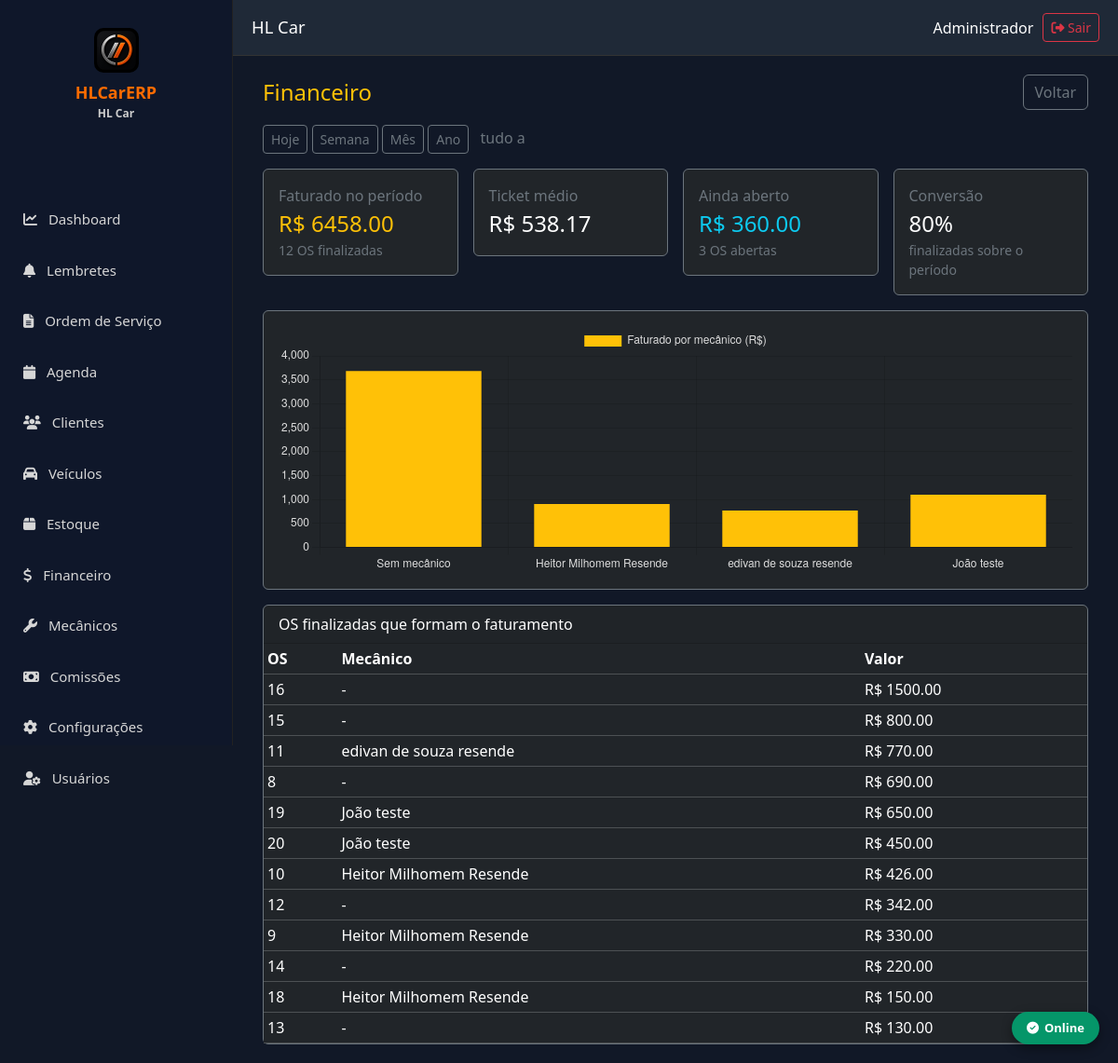
/dashboard/financeiro (signed in), run on an earlier commit of the app's database.
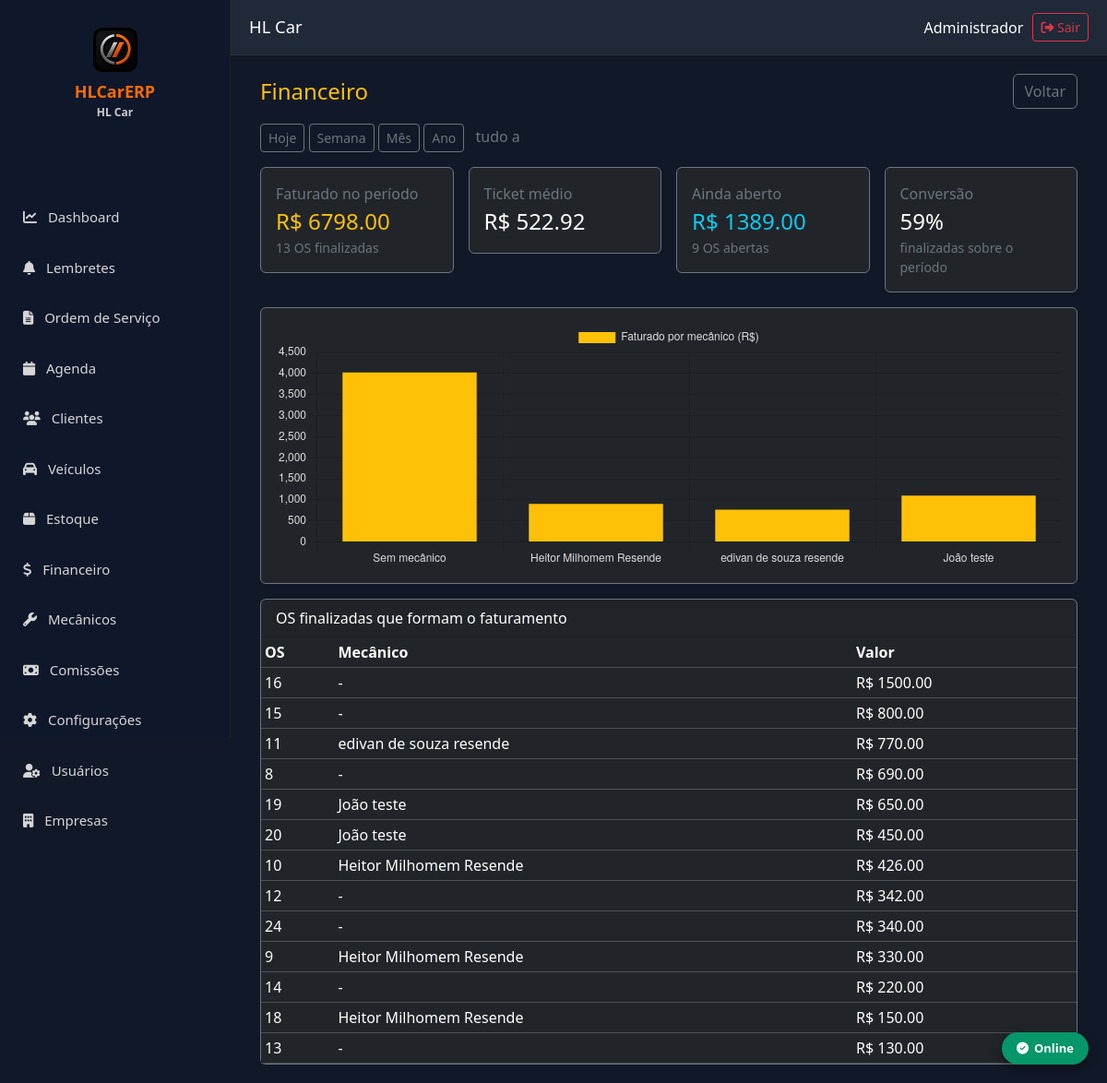
And on a later commit of the database.
### models.py (models this page shows)
class OrdemServico(db.Model):
    __tablename__ = "ordens_servico"
    id = db.Column(db.Integer, primary_key=True)
    empresa_id = db.Column(db.Integer, db.ForeignKey("empresas.id"), nullable=False, index=True)
    numero = db.Column(db.Integer, nullable=False)
    cliente_id = db.Column(db.Integer, db.ForeignKey("clientes.id"), nullable=False)
    veiculo_id = db.Column(db.Integer, db.ForeignKey("veiculos.id"))
    status = db.Column(db.String(20), default="ABERTA")
    prioridade = db.Column(db.String(20), default="NORMAL")
    data_abertura = db.Column(db.DateTime, default=datetime.utcnow)
    data_inicio = db.Column(db.DateTime)
    data_finalizacao = db.Column(db.DateTime)
    km = db.Column(db.Integer)
    consultor = db.Column(db.String(120))
    mecanico = db.Column(db.String(120))
    mecanico_id = db.Column(db.Integer, db.ForeignKey("mecanicos.id"))
    mecanico = db.relationship("Mecanico")
    os_origem_id = db.Column(db.Integer, db.ForeignKey("ordens_servico.id"))
    is_retrabalho = db.Column(db.Boolean, default=False)
    defeito_relatado = db.Column(db.Text)
    diagnostico = db.Column(db.Text)
    servico_executado = db.Column(db.Text)
    observacoes = db.Column(db.Text)
    valor_servicos = db.Column(Numeric(18, 2), default=0)
    valor_produtos = db.Column(Numeric(18, 2), default=0)
    desconto = db.Column(Numeric(18, 2), default=0)
    acrescimo = db.Column(Numeric(18, 2), default=0)
    valor_total = db.Column(Numeric(18, 2), default=0)
    criado_em = db.Column(db.DateTime, default=datetime.utcnow)
    alterado_em = db.Column(db.DateTime, default=datetime.utcnow, onupdate=datetime.utcnow)
    empresa = db.relationship("Empresa")
    cliente = db.relationship("Cliente")
    veiculo = db.relationship("Veiculo")
    mecanico_ref = db.relationship("Mecanico", foreign_keys=[mecanico_id])
    os_origem = db.relationship("OrdemServico", remote_side=[id], foreign_keys=[os_origem_id])
    itens = db.relationship("ItemOrdemServico", back_populates="ordem_servico", cascade="all, delete-orphan")
    __table_args__ = (
        UniqueConstraint("empresa_id", "numero", name="uk_os_empresa"),
    )

class Mecanico(db.Model):
    __tablename__ = "mecanicos"
    id = db.Column(db.Integer, primary_key=True)
    empresa_id = db.Column(db.Integer, db.ForeignKey("empresas.id"), nullable=False, default=1)
    nome = db.Column(db.String(120), nullable=False)
    telefone = db.Column(db.String(20))
    whatsapp = db.Column(db.String(20))
    ativo = db.Column(db.Boolean, default=True)
    tipo = db.Column(db.String(20), default="FUNCIONARIO")
    forma_pagamento = db.Column(db.String(30), default="comissao")
    salario = db.Column(db.Float, default=0)
    percentual_comissao = db.Column(db.Float, default=20)
    tipo_remuneracao = db.Column(db.String(20), default="COMISSAO")
    hora_entrada = db.Column(db.Integer, default=9)
    hora_saida = db.Column(db.Integer, default=18)
    almoco_inicio = db.Column(db.Integer, default=12)
    almoco_fim = db.Column(db.Integer, default=14)
    observacoes = db.Column(db.Text)
    criado_em = db.Column(db.DateTime, default=datetime.utcnow)

### app.py (the view)
@app.route("/dashboard/financeiro")
@login_required
def dashboard_financeiro():
    eid = empresa_atual()
    if not eid:
        return redirect("/login")
    if session.get("usuario_perfil") == "MECANICO":
        return redirect("/ordens")
    periodo = request.args.get("periodo") or "todos"
    hoje = date.today()
    ini = fim = None
    if periodo == "hoje":
        ini = fim = hoje
    elif periodo == "semana":
        ini = hoje - timedelta(days=hoje.weekday())
        fim = hoje
    elif periodo == "mes":
        ini = hoje.replace(day=1)
        fim = hoje
    elif periodo == "ano":
        ini = date(hoje.year, 1, 1)
        fim = hoje
    def data_os(o):
        for campo in ("data_finalizacao", "data_fechamento", "data_abertura", "data", "criado_em"):
            valor = getattr(o, campo, None)
            if valor:
                return valor.date() if hasattr(valor, "date") else valor
        return None
    def valor_os(o):
        return float(getattr(o, "valor_total", 0) or getattr(o, "total", 0) or getattr(o, "valor", 0) or 0)
    ordens = OrdemServico.query.filter_by(empresa_id=eid).all()
    if ini and fim:
        do_periodo = [o for o in ordens if data_os(o) and ini <= data_os(o) <= fim]
    else:
        do_periodo = ordens
    finalizadas = [o for o in do_periodo if o.status == "FINALIZADA"]
    abertas = [o for o in do_periodo if o.status == "ABERTA"]
    faturamento = sum(valor_os(o) for o in finalizadas)
    ticket = faturamento / len(finalizadas) if finalizadas else 0
    por_mec = {}
    for o in finalizadas:
        nome = o.mecanico_ref.nome if getattr(o, "mecanico_ref", None) else "Sem mecânico"
        por_mec[nome] = por_mec.get(nome, 0) + valor_os(o)
    return render_template(
        "dashboard_financeiro.html",
        periodo=periodo,
        ini=ini.strftime("%d/%m/%Y") if ini else "tudo",
        fim=fim.strftime("%d/%m/%Y") if fim else "",
        faturamento=faturamento,
        ticket=ticket,
        qtd_abertas=len(abertas),
        qtd_finalizadas=len(finalizadas),
        aberto_valor=sum(valor_os(o) for o in abertas),
        nomes=list(por_mec.keys()),
        valores=list(por_mec.values()),
        ordens=sorted(finalizadas, key=valor_os, reverse=True)[:20],
        valor_os=valor_os,
    )

### app.py (called while the page is built)
def empresa_atual():
    eid = session.get("empresa_id")
    if not eid:
        session.clear()
        return None
    return eid

@app.context_processor
def inject_empresa():
    import os
    eid = session.get("empresa_id")
    emp = Empresa.query.get(eid) if eid else None
    nome = "HLCarERP"
    logo_url = None
    if emp:
        nome = emp.nome_fantasia or emp.razao_social or "HLCarERP"
    if eid:
        pasta = os.path.join(app.root_path, "static", "uploads", "logos")
        for ext in ("png", "jpg", "jpeg", "webp"):
            caminho = os.path.join(pasta, f"{eid}.{ext}")
            if os.path.isfile(caminho):
                logo_url = url_for("static", filename=f"uploads/logos/{eid}.{ext}")
                break
    return {"empresa_nome": nome, "empresa_logo": logo_url, "empresa": emp}

### templates/dashboard_financeiro.html (shortened to what this page needs)
{% extends "base.html" %}
{% block conteudo %}
<div class="container-fluid">
    <div class="d-flex justify-content-between align-items-center mb-3">
        <h4 class="text-warning mb-0">Financeiro</h4>
        <a href="/" class="btn btn-outline-secondary">Voltar</a>
    </div>
    <div class="mb-3">
        <a href="/dashboard/financeiro?periodo=hoje" class="btn btn-sm {{ 'btn-warning' if periodo == 'hoje' else 'btn-outline-secondary' }}">Hoje</a>
        <a href="/dashboard/financeiro?periodo=semana" class="btn btn-sm {{ 'btn-warning' if periodo == 'semana' else 'btn-outline-secondary' }}">Semana</a>
        <a href="/dashboard/financeiro?periodo=mes" class="btn btn-sm {{ 'btn-warning' if periodo == 'mes' else 'btn-outline-secondary' }}">Mês</a>
        <a href="/dashboard/financeiro?periodo=ano" class="btn btn-sm {{ 'btn-warning' if periodo == 'ano' else 'btn-outline-secondary' }}">Ano</a>
        <span class="text-secondary ms-2">{{ ini }} a {{ fim }}</span>
    </div>
    <div class="row g-3 mb-3">
        <div class="col-md-3">
            <div class="card bg-dark border-secondary p-3">
                <div class="text-secondary">Faturado no período</div>
                <div class="fs-4 text-warning">R$ {{ "%.2f"|format(faturamento) }}</div>
                <div class="small text-secondary">{{ qtd_finalizadas }} OS finalizadas</div>
            </div>
        </div>
        <div class="col-md-3">
            <div class="card bg-dark border-secondary p-3">
                <div class="text-secondary">Ticket médio</div>
                <div class="fs-4 text-white">R$ {{ "%.2f"|format(ticket) }}</div>
            </div>
        </div>
        <div class="col-md-3">
            <div class="card bg-dark border-secondary p-3">
                <div class="text-secondary">Ainda aberto</div>
                <div class="fs-4 text-info">R$ {{ "%.2f"|format(aberto_valor) }}</div>
                <div class="small text-secondary">{{ qtd_abertas }} OS abertas</div>
            </div>
        </div>
        <div class="col-md-3">
            <div class="card bg-dark border-secondary p-3">
                <div class="text-secondary">Conversão</div>
                <div class="fs-4 text-white">{{ "%.0f"|format(100 * qtd_finalizadas / (qtd_finalizadas + qtd_abertas) if (qtd_finalizadas + qtd_abertas) else 0) }}%</div>
                <div class="small text-secondary">finalizadas sobre o período</div>
            </div>
        </div>
    </div>
    <div class="card bg-dark border-secondary p-3 mb-3" style="height: 300px;">
        <canvas id="chartMec"></canvas>
    </div>
    <div class="card bg-dark border-secondary">
        <div class="card-header text-white">OS finalizadas que formam o faturamento</div>
        <div class="table-responsive">
            <table class="table table-dark table-sm mb-0">
                <thead><tr><th>OS</th><th>Mecânico</th><th>Valor</th></tr></thead>
                <tbody>
                    {% for o in ordens %}
                    <tr>
                        <td>{{ o.id }}</td>
                        <td>{{ o.mecanico_ref.nome if o.mecanico_ref else "-" }}</td>
                        <td>R$ {{ "%.2f"|format(valor_os(o)) }}</td>
                    </tr>
                    {% else %}
                    <tr><td colspan="3" class="text-secondary">Nenhuma OS finalizada neste período.</td></tr>
                    {% endfor %}
                </tbody>
            </table>
        </div>
    </div>
</div>
<script>
new Chart(document.getElementById("chartMec"), {
    type: "bar",
    data: {
        labels: {{ nomes|tojson }},
        datasets: [{ label: "Faturado por mecânico (R$)", data: {{ valores|tojson }}, backgroundColor: "#ffc107" }]
    },
    options: { maintainAspectRatio: false, plugins: { legend: { labels: { color: "#ddd" } } }, scales: { x: { ticks: { color: "#ddd" } }, y: { ticks: { color: "#ddd" } } } }
});
</script>
{% endblock %}

### templates/base.html (shortened to what this page needs)
<!DOCTYPE html>
<html lang="pt-br">
<head>
<link href="https://cdn.jsdelivr.net/npm/bootstrap@5.3.7/dist/css/bootstrap.min.css" rel="stylesheet">
<link href="https://cdnjs.cloudflare.com/ajax/libs/font-awesome/6.7.2/css/all.min.css" rel="stylesheet">
<link rel="stylesheet" href="{{ url_for('static', filename='css/offline.css') }}">
</head>
<body>
{% set perfil = (session.get('usuario_perfil') or '')|upper %}
{% set eh_mecanico = perfil == 'MECANICO' %}
{% set pode_usuarios = perfil in ['ADMIN', 'SUPER'] %}
<div class="sidebar" id="sidebar">
        <div class="logo" style="text-align:center; padding:10px 0 20px; min-height:160px;">
            <img src="{{ url_for('static', filename='icons/icon-192.png') }}" alt="HLCarERP" style="width:48px; height:48px; border-radius:10px; display:block; margin:0 auto 8px;">
            <div style="color:#ff6b00; font-weight:bold; font-size:18px; margin-top:8px;">HLCarERP</div>
            <div style="color:#ccc; font-size:12px;">{{ empresa_nome }}</div>
</div>
    <ul class="menu">
        {% if eh_mecanico %}
        <li><a href="/ordens"><i class="fa fa-file-alt me-2"></i> Minhas OS</a></li>
        <li><a href="/agenda"><i class="fa fa-calendar me-2"></i> Agenda</a></li>
        {% else %}
        <li><a href="/"><i class="fa fa-chart-line me-2"></i> Dashboard</a></li>
        <li>
            <a href="/lembretes">
                <i class="fa fa-bell me-2"></i> Lembretes
            </a>
        </li>
        <li><a href="/ordens"><i class="fa fa-file-alt me-2"></i> Ordem de Serviço</a></li>
                <li><a href="/agenda"><i class="fa fa-calendar me-2"></i> Agenda</a></li>
        <li><a href="/clientes"><i class="fa fa-users me-2"></i> Clientes</a></li>
        <li><a href="/veiculos"><i class="fa fa-car me-2"></i> Veículos</a></li>
        <li><a href="/estoque"><i class="fa fa-box me-2"></i> Estoque</a></li>
        <li><a href="/financeiro"><i class="fa fa-dollar-sign me-2"></i> Financeiro</a></li>
        <li><a href="/mecanicos"><i class="fa fa-wrench me-2"></i> Mecânicos</a></li>
        <li><a href="/comissoes"><i class="fa fa-money-bill me-2"></i> Comissões</a></li>
        <li><a href="/configuracoes"><i class="fa fa-cog me-2"></i> Configurações</a></li>
        {% endif %}
        {% if pode_usuarios %}
        <li><a href="/usuarios"><i class="fa fa-user-cog me-2"></i> Usuários</a></li>
        {% endif %}
        {% if session.get('usuario_perfil') == 'SUPER' %}
        <li><a href="/empresas"><i class="fa fa-building me-2"></i> Empresas</a></li>
        {% endif %}
    </ul>
</div>
<div class="topbar">
    <div class="d-flex align-items-center gap-2">
            <h3 class="mb-0">{{ empresa_nome }}</h3>
    </div>
    <div class="usuario">
        <span>{{ session.get('usuario_nome', 'Usuário') }}</span>
        <a href="/logout" class="btn btn-sm btn-outline-danger">
            <i class="fa fa-sign-out-alt"></i> Sair
        </a>
    </div>
</div>
<div class="content">
    {% block conteudo %}
    {% endblock %}
</div>
<div id="hl-offline-badge" class="hl-badge online">
</div>
</body>
</html>

What changed in the data, as far as the page shows it:
added OrdemServico: id "24", mecanico_ref "-", valor_total "340.00"
Also different on the page:
{{ "%.2f"|format(faturamento) }}: "6458.00" → "6798.00"
{{ qtd_finalizadas }}: "12" → "13"
{{ "%.2f"|format(ticket) }}: "538.17" → "522.92"
{{ "%.2f"|format(aberto_valor) }}: "360.00" → "1389.00"
{{ qtd_abertas }}: "3" → "9"
chart data {{ valores|tojson }}: [3682.0, 906.0, 770.0, 1100.0] → [4022.0, 906.0, 770.0, 1100.0]
text no longer shown: "80"
text now shown: "Empresas 59"
